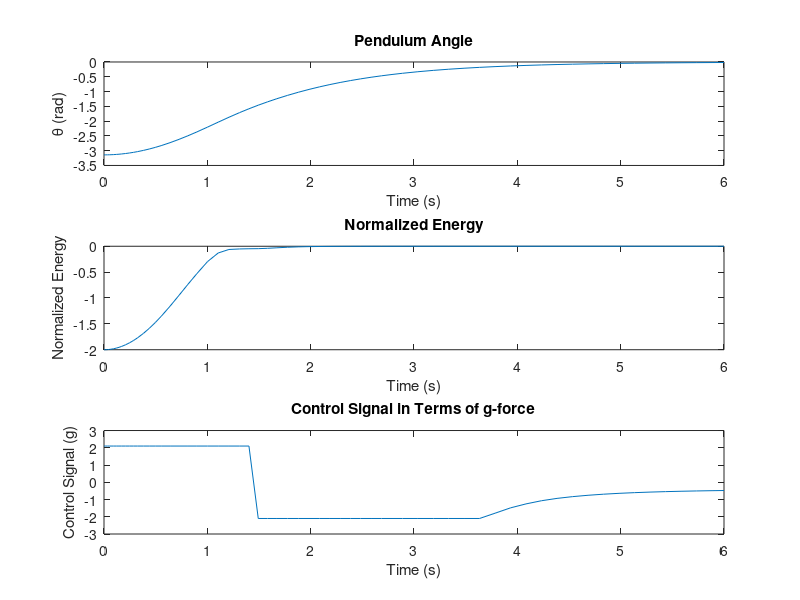

The MATLAB source for this figure: (Note: this script raises an error after producing the figure.)
% Parameters
n = 2.1; % ratio of maximum acceleration to g
k = 100; % control gain
m = 0.01; % mass (kg)
l = 9.81; % length (m) adjusted for omega0 = 1
g = 9.81; % gravity (m/s^2)
J = m * l^2; % moment of inertia

% Initial conditions
theta0 = -pi; % initial angle (rad), downward position
dtheta0 = 0.0001; % initial angular velocity (rad/s)

% Desired energy level at the upright position
E0 = 0;

% Time span
simTime = 6;
tspan = [0 simTime];

% State-space model function
function dxdt = pendulumStateSpace(~, x, J, m, g, l, k, n, E0)
    theta = x(1);
    dtheta = x(2);
    % Defnining Energy as per the equation 2
    E = 0.5 * J * dtheta^2 + m * g * l * (cos(theta) - 1);
    % Control equation as per the equation 8
    u_unsat = k * (E - E0) * sign(dtheta * cos(theta));
    % Applying the sat fuction in equation 8
    u = min(max(u_unsat, -n*g), n*g); % Saturate control signal
    
    dxdt = [dtheta;
            (m * g * l * sin(theta) - m * l * u * cos(theta)) / J];
end

% Solving ODE using ode45 with state-space model
[t, x] = ode45(@(t, x) pendulumStateSpace(t, x, J, m, g, l, k, n, E0), tspan, [theta0, dtheta0]);

% Calculating initial energy
E_initial = 0.5 * J * dtheta0^2 + m * g * l * (cos(theta0) - 1);
fprintf('Initial Energy E: %.2f J\n', E_initial);

% Calculating control signal over time and print initial value
u_control_g_force = zeros(length(t), 1); % Control signal in terms of g-force
for i = 1:length(t)
    % Initializing theta variable
    theta = x(i, 1);
    % Initializing dtheta
    dtheta = x(i, 2);
    % Definining Energy as per the equation 2
    E = 0.5 * J * dtheta^2 + m * g * l * (cos(theta) - 1);
    E = E / m*g*l ;
    % Control equation as per the equation 8
    u_unsat = k * (E - E0) * sign(dtheta * cos(theta));
    % Applying the sat fuction in equation 8
    u_control_g_force(i) = min(max(u_unsat / g, -n), n); % Normalize by g to express in terms of g-force
    % Printing the first value of control input
    if i == 1
        fprintf('Initial Control Signal: %.2f g\n', u_control_g_force(i));
    end
    
    % Stop applying force once the desired energy is reached
    if E >= E0 && i > 1
        u_control_g_force(i:end) = 0;
        break;
    end
end

% Plot results
figure;
subplot(3,1,1);
plot(t, x(:,1));
title('Pendulum Angle');
xlabel('Time (s)');
ylabel('\theta (rad)');

subplot(3,1,2);
E_norm = (0.5 * J * x(:,2).^2 + m * g * l .* (cos(x(:,1)) - 1)) / (m*g*l);
plot(t, E_norm);
title('Normalized Energy');
xlabel('Time (s)');
ylabel('Normalized Energy');


subplot(3,1,3);
plot(t(1:length(u_control_g_force)), u_control_g_force);
title('Control Signal in Terms of g-force');
xlabel('Time (s)');
ylabel('Control Signal (g)');



%% Simulating the results
figure;
% Assuming theta representing the pendulum angles (in radians)
theta = x(:,1);  % Actual vector of theta values
time = linspace(0, simTime, length(theta));  % Create a time vector for sim time seconds

% Getting the length of theta
len_theta = length(theta);

% Define x and y positions as a function of theta
x_pos = @(t) sin(interp1(time, theta, t));   % Interpolate theta for continuous time t
y_pos = @(t) cos(interp1(time, theta, t));  % Interpolate theta for continuous time t

% Set up animation loop
fanimator(@(t) plot(x_pos(t), y_pos(t), 'ko', 'MarkerFaceColor', 'k'), 'AnimationRange', [0 simTime], 'FrameRate', len_theta/simTime);
hold on;

% Plot the line connecting the origin to the pendulum bob
fanimator(@(t) plot([0 x_pos(t)], [0 y_pos(t)], 'k-'), 'AnimationRange', [0 simTime], 'FrameRate', len_theta/simTime);

% Display the timer as text (t maps to time directly)
fanimator(@(t) text(-0.3, 0.3, "Timer: " + num2str(t, 2) + " s"), 'AnimationRange', [0 simTime], 'FrameRate', len_theta/simTime);

% Display the animation
hold off;
playAnimation;